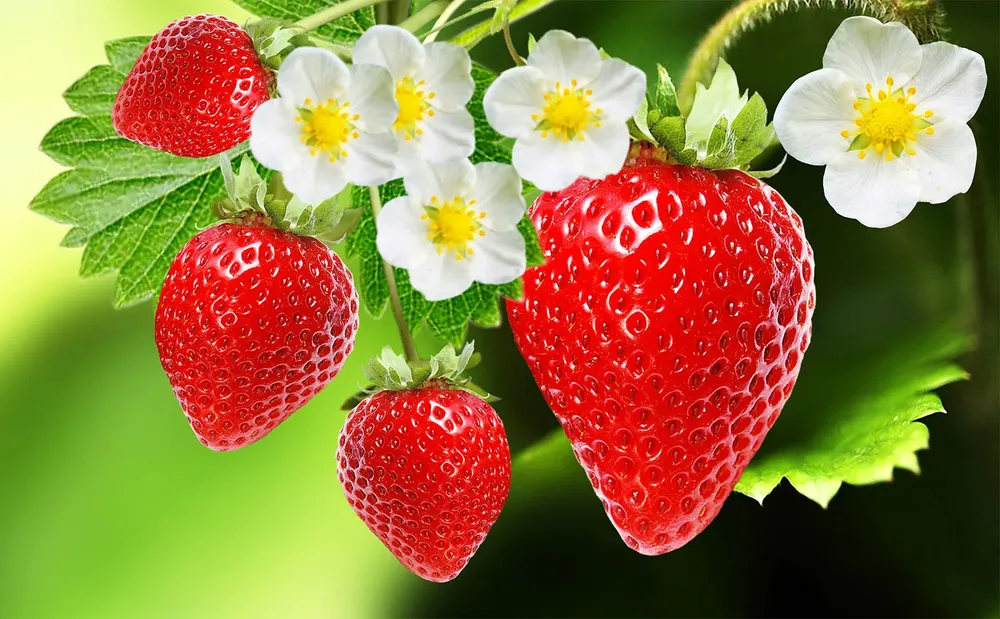
#> input picture strawberry.webp, 1000 x 619 px, shrunk from 1600 x 991 before the run
$ python strawberry.py
#> lines starting #> are read from the running program, lines starting #| are printed output that depends on the picture
import numpy as np
import cv2


#이미지 파일을 read
color = cv2.imread("strawberry.webp", cv2.IMREAD_COLOR)
#> color is the input picture: shape (619, 1000, 3); mean B, G, R 64.5, 121.7, 147.7
print(color.shape)
#| (619, 1000, 3)

height,width,channels = color.shape
#> height = 619; width = 1000; channels = 3
cv2.imshow("original image",color)

b,g,r = cv2.split(color)
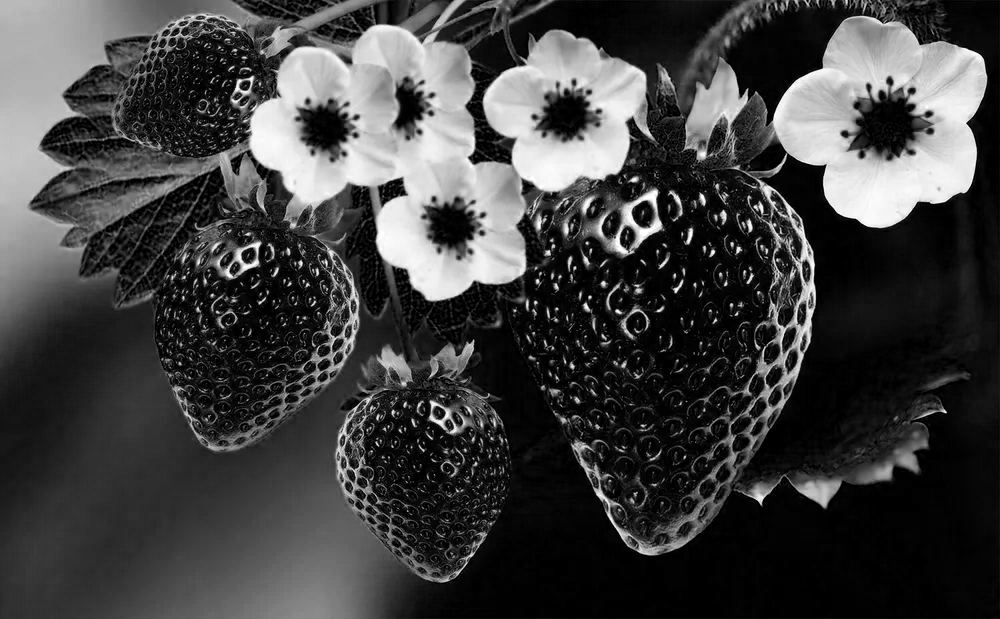
#> b: shape (619, 1000); min 0, max 255, mean 64.5
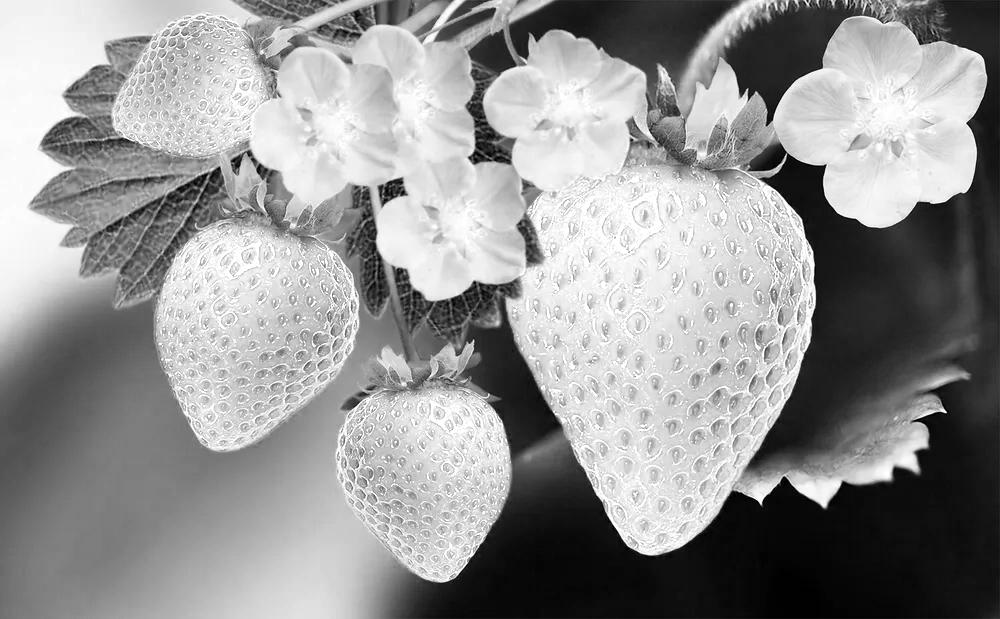
#> r: shape (619, 1000); min 0, max 255, mean 147.7
rgb_split = np.concatenate((b,g,r),axis =1)
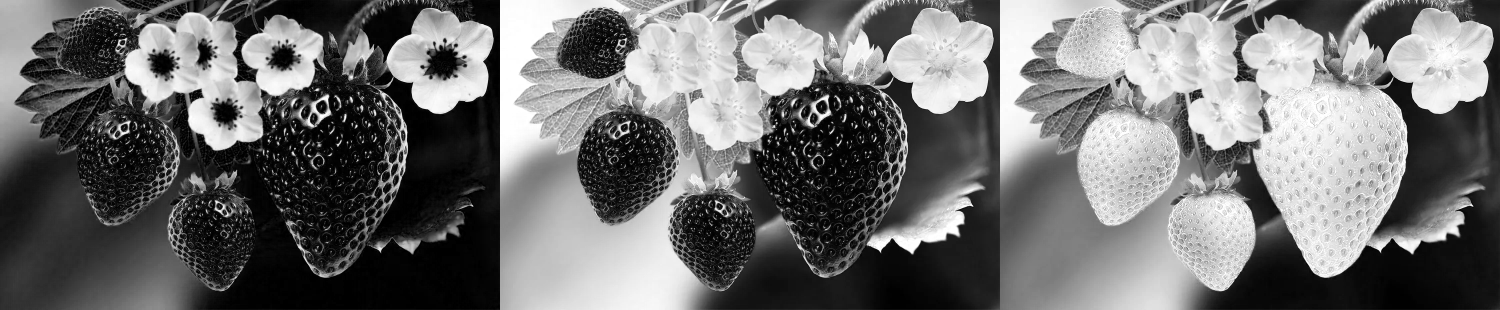
#> rgb_split: shape (619, 3000) (shown at 1/2 size); min 0, max 255, mean 111.3
cv2.imshow("BGR Channels", rgb_split)

hsv = cv2.cvtColor(color,cv2.COLOR_BGR2HSV)
#> hsv: shape (619, 1000, 3); mean H, S, V 42, 174, 167.2
h,s,v = cv2.split(hsv)
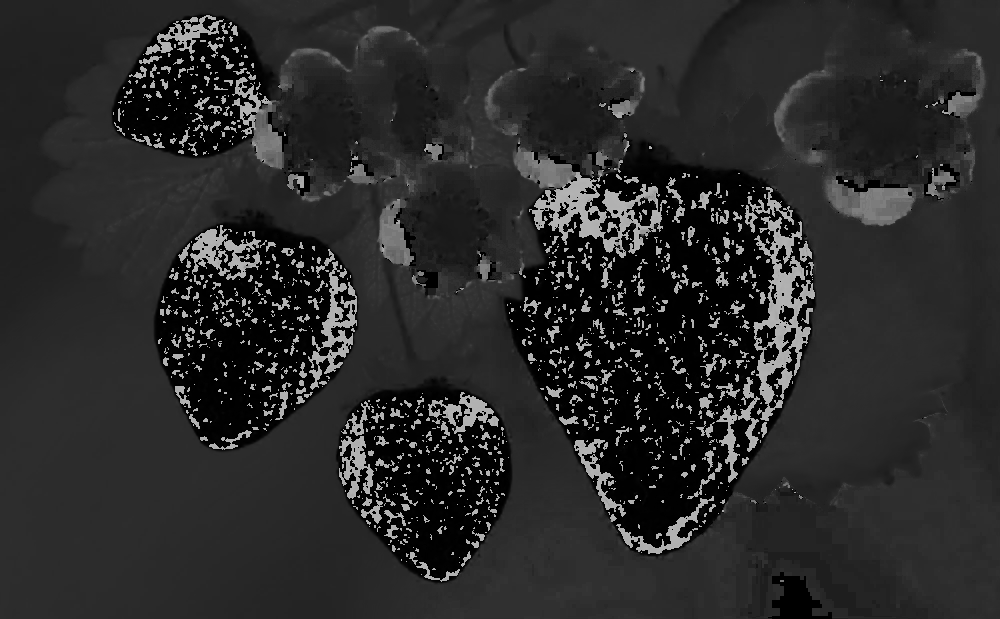
#> h: shape (619, 1000); min 0, max 179, mean 42
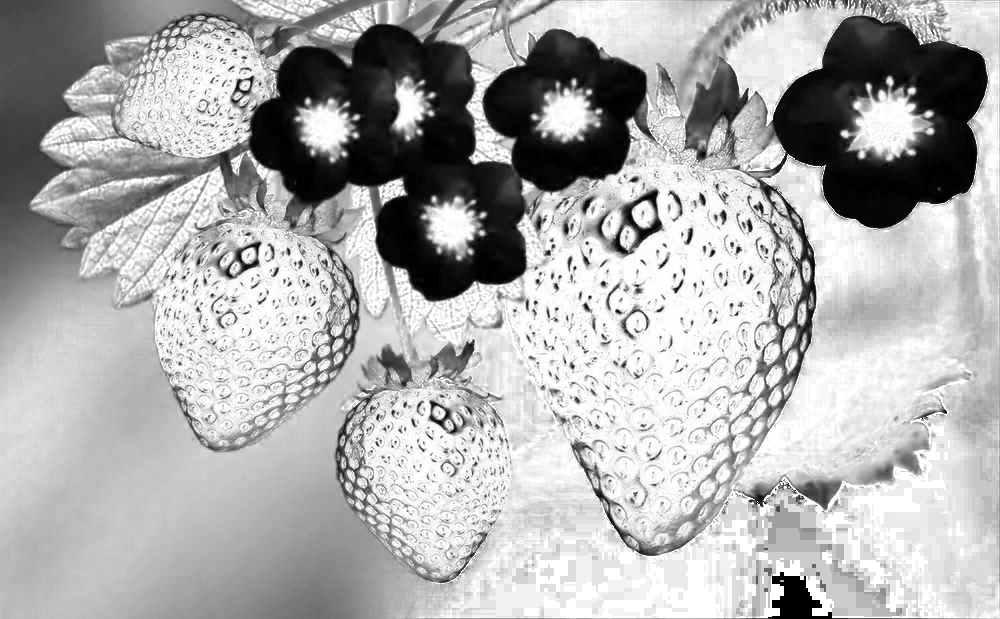
#> s: shape (619, 1000); min 0, max 255, mean 174
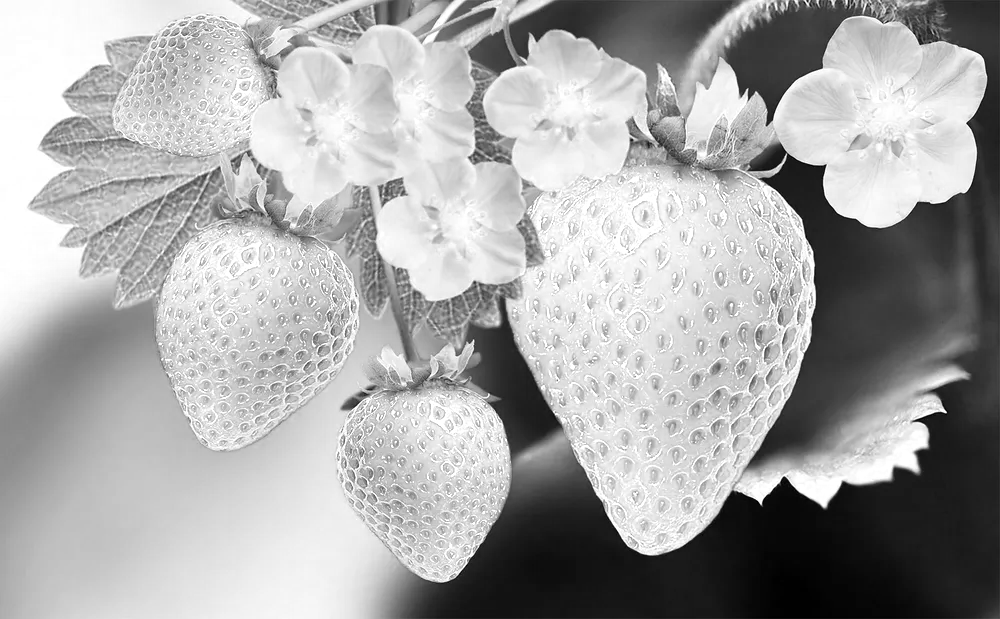
#> v: shape (619, 1000); min 0, max 255, mean 167.2
hsv_split = np.concatenate((h,s,v),axis=1)
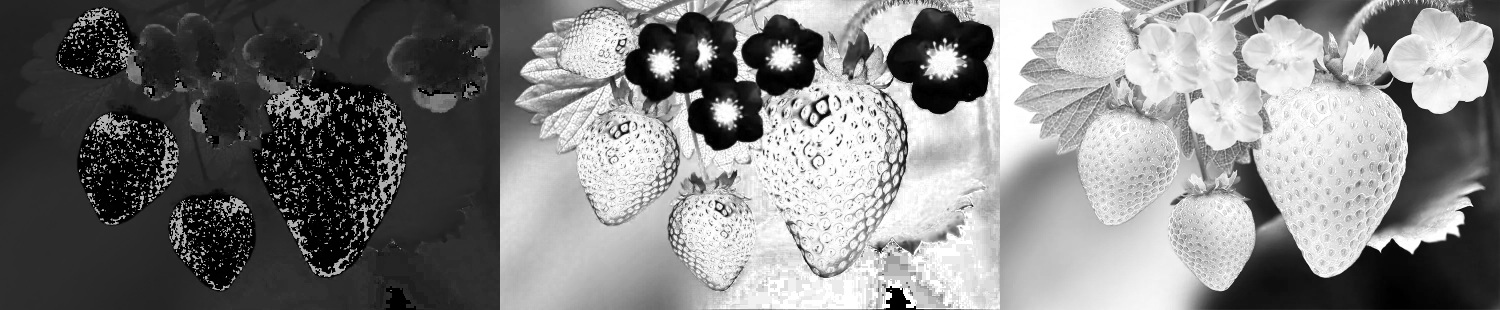
#> hsv_split: shape (619, 3000) (shown at 1/2 size); min 0, max 255, mean 127.7

#read한 이미지 파일을 display
cv2.imshow("image",hsv_split)

rgb = cv2.cvtColor(hsv, cv2.COLOR_HSV2RGB)
cv2.imshow("rgb image",rgb)


cv2.waitKey(0)

cv2.destroyAllWindows()
